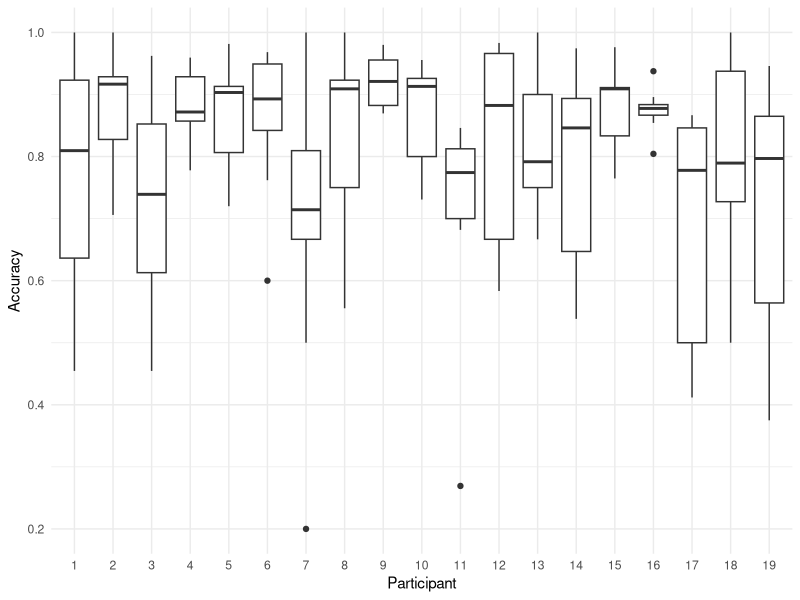
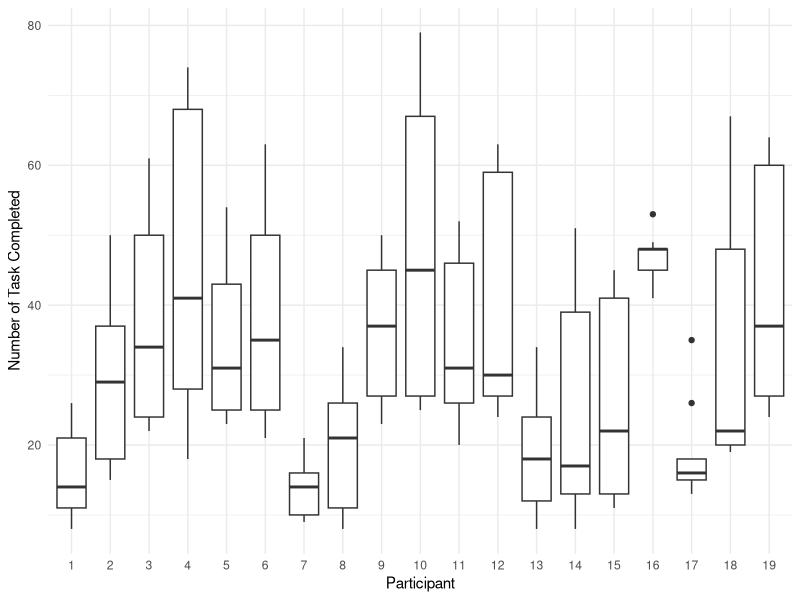
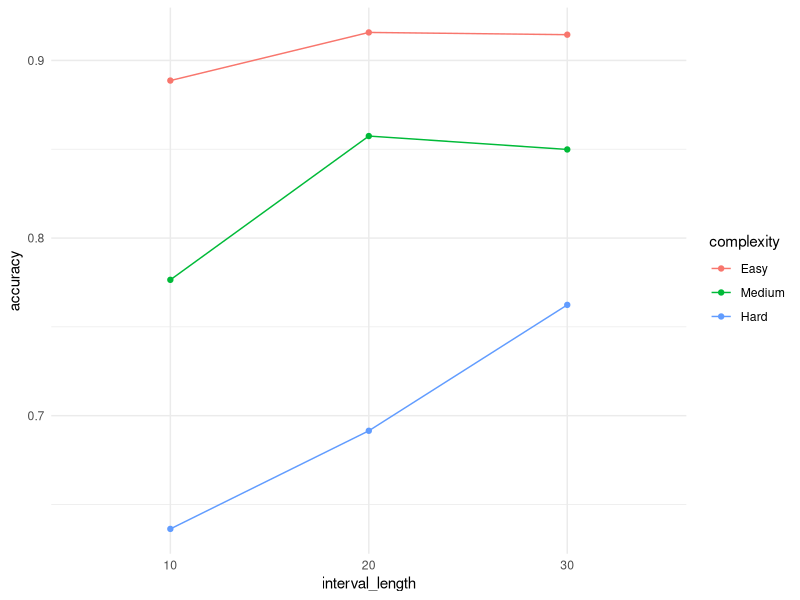
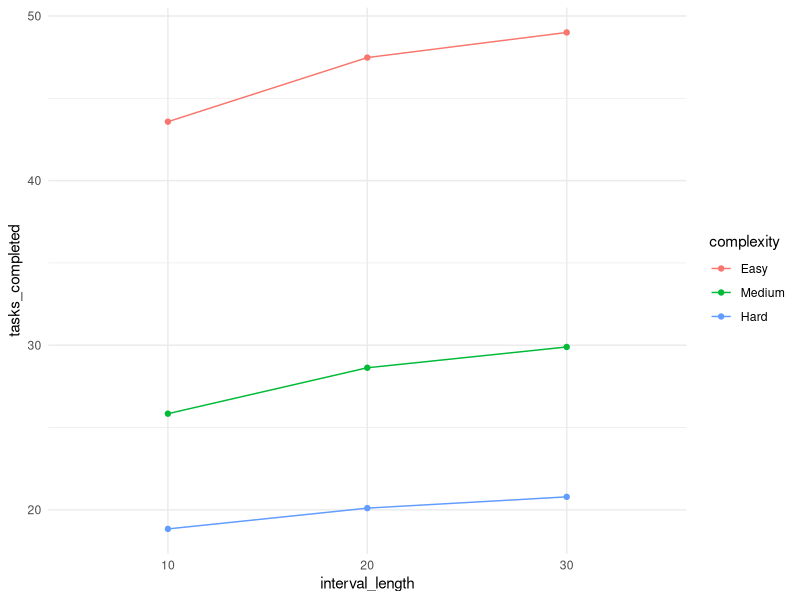
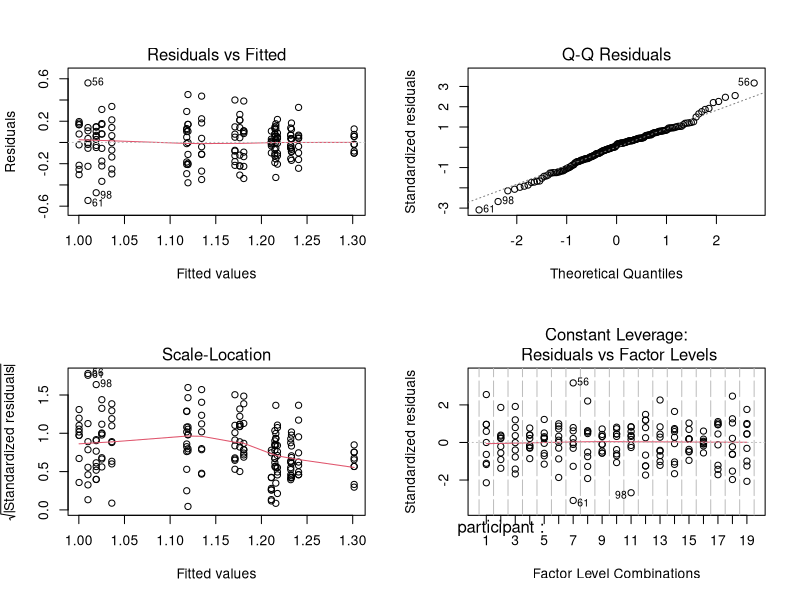
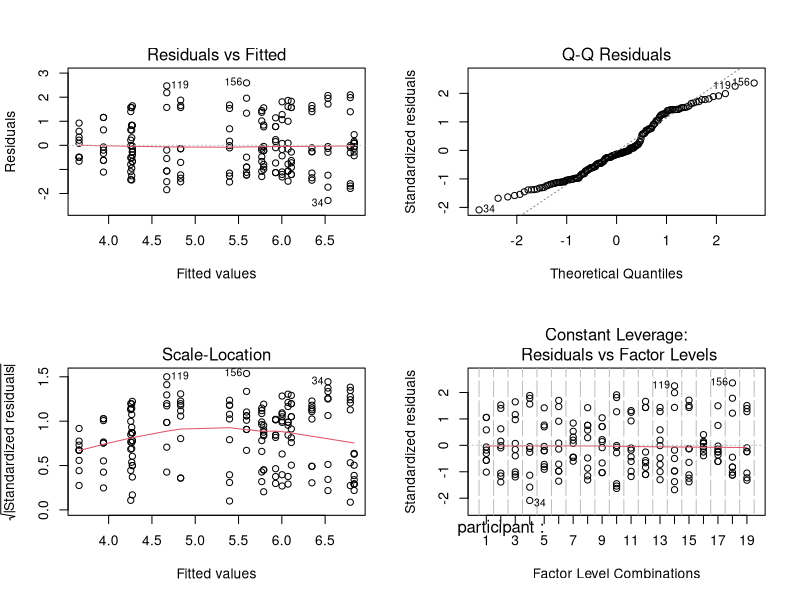
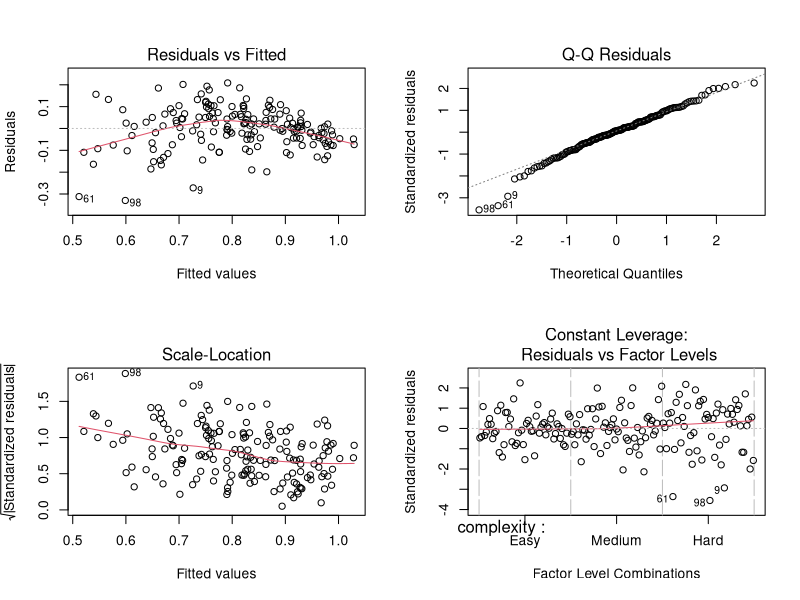
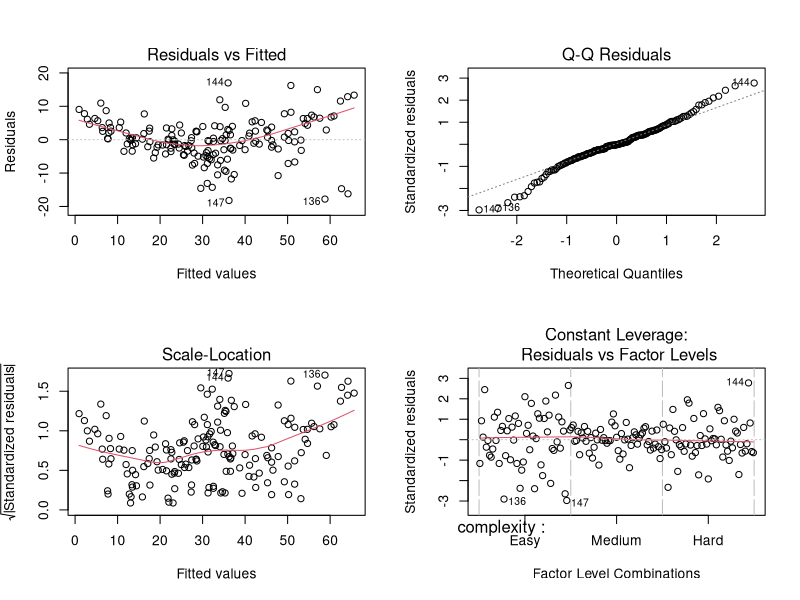

R code for these plots, in order:
# Imports
library(tidyverse)
library(emmeans)

# Read data
within_2f <- read_csv("participant_accuracy.csv")

# Convert to categorical variables
within_2f <- within_2f %>%
  mutate(
    participant = factor(participant),
    complexity = factor(complexity,
                        levels = c("Easy", "Medium", "Hard")),
    interval_length = factor(interval_length,
                             levels = c(10,20,30))
  )

# Exploring participant effects and accuracy
ggplot(within_2f, aes(x = participant, y = accuracy)) +
  geom_boxplot() +
  theme_minimal() +
  labs( x = "Participant" ,
        y = "Accuracy" )

# Exploring participant effects and number of tasks completed
ggplot(within_2f, aes(x = participant, y = tasks_completed)) +
  geom_boxplot() +
  theme_minimal() +
  labs( x = "Participant" ,
        y = "Number of Task Completed" )

# Interaction Plot, parallel lines indicate no significant interaction
# interval_length
ggplot(within_2f, aes(x = interval_length, y = accuracy, color = complexity, group = complexity)) +
  stat_summary(fun = mean, geom = "line") +
  stat_summary(fun = mean, geom = "point") +
  theme_minimal()

# complexity
ggplot(within_2f, aes(x = interval_length, y = tasks_completed, color = complexity, group = complexity)) +
  stat_summary(fun = mean, geom = "line") +
  stat_summary(fun = mean, geom = "point") +
  theme_minimal()

# CHECK PARTICIPANT BASELINE DIFFERENCES
# Accuracy
participant_diff_accuracy <- aov(asin(sqrt(accuracy)) ~ participant, data = within_2f)
summary(participant_diff_accuracy)
par(mfrow = c(2,2))
plot(participant_diff_accuracy)

# Tasks Completed
participant_diff_tasks_completed <- aov(sqrt(tasks_completed) ~ participant, data = within_2f)
summary(participant_diff_tasks_completed)
par(mfrow = c(2,2))
plot(participant_diff_tasks_completed)


# CHECK INTERACTION EFFECTS (accuracy)
accuracy_blocked <- aov(accuracy~complexity*interval_length + participant, 
                        data=within_2f)
summary(accuracy_blocked) 
# Diagnostic
par(mfrow = c(2,2))
plot(accuracy_blocked)

# CHECK INTERACTION EFFECTS (# completed tasks)
tasks_completed_blocked <- aov(tasks_completed~complexity*interval_length + participant, 
                        data=within_2f)
summary(tasks_completed_blocked) 
par(mfrow = c(2,2))
plot(tasks_completed_blocked)
# Square root transformation (addresses unequal variance)
# test if significant values in ANOVA results in original and sqrt transform correspond 
tasks_completed_blocked_sqrt <- aov(sqrt(tasks_completed)~complexity*interval_length + participant, 
                             data=within_2f)
summary(tasks_completed_blocked_sqrt) 
par(mfrow = c(2,2))
plot(tasks_completed_blocked_sqrt) # sqrt fixes variance and normality (mostly)

# Main effect - complexity
complexity_main <- emmeans(accuracy_blocked, ~ complexity)
pairs(complexity_main, adjust = "tukey")
complexity_main <- emmeans(tasks_completed_blocked, ~ complexity)
pairs(complexity_main, adjust = "tukey")
# All complexity pairs are significant

# Main effect - interval_length
interval_length_main <- emmeans(accuracy_blocked, ~ interval_length)
pairs(interval_length_main, adjust = "tukey")
interval_length_main <- emmeans(tasks_completed_blocked, ~ interval_length)
pairs(interval_length_main, adjust = "tukey")
# interval_length 20 and 30 are not significant
